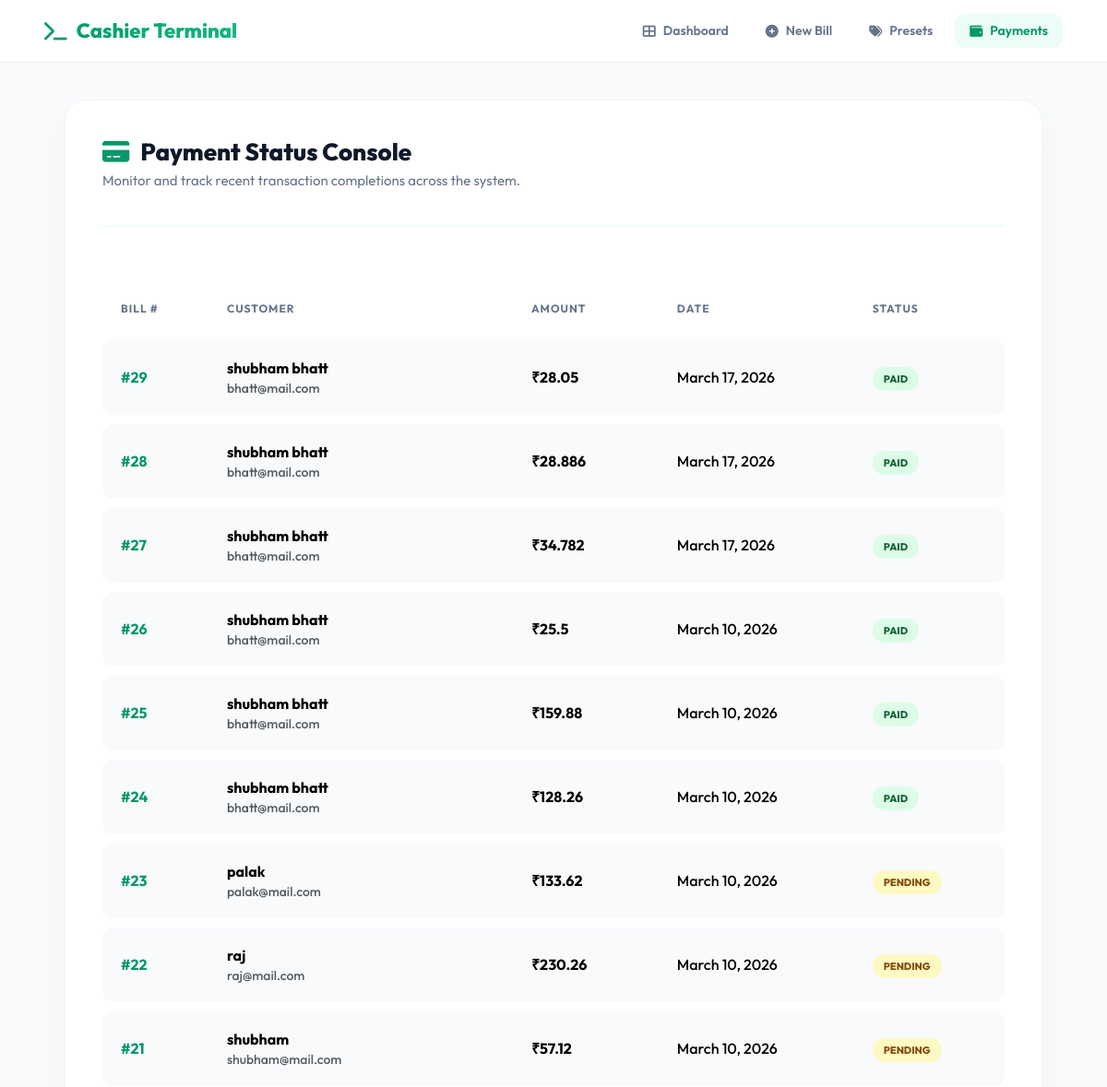
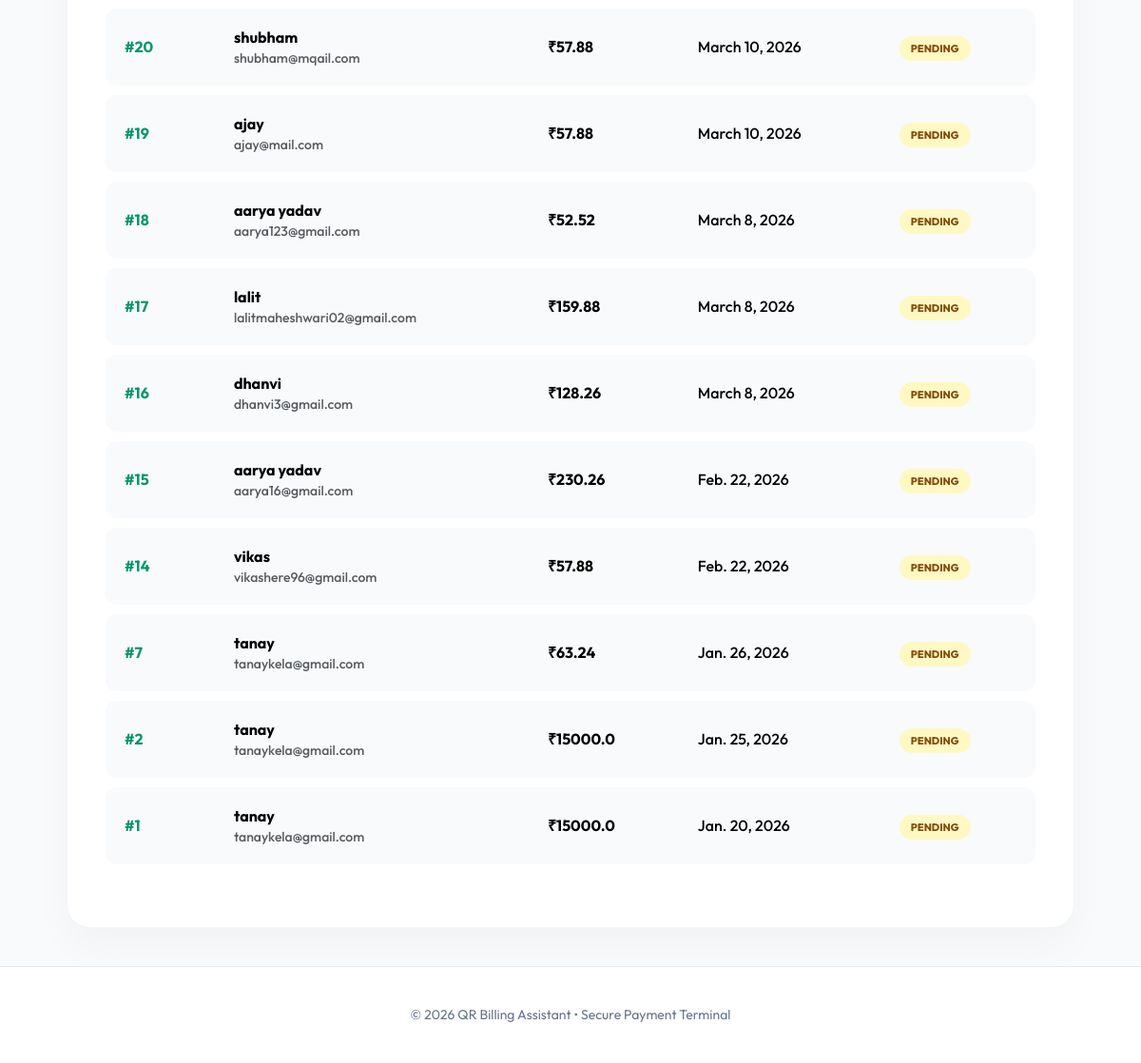
/payment/, run on the app's committed database (2 pictures, top to bottom).
### qrcus/models.py (models this page shows, shortened)
class Bill(models.Model):
    customer = models.ForeignKey(Customer, on_delete=models.CASCADE)
    amount = models.FloatField(default=0.00)
    bill_date = models.DateField(auto_now_add=True)
    status = models.CharField(max_length=20, choices=(("Pending", "Pending"), ("Paid", "Paid")))
    items_summary = models.TextField(default="")

class Customer(models.Model):
    name = models.CharField(max_length=100)
    email = models.EmailField(unique=True)

### qrcus/views.py (the view)
# urls.py: path('payment/', cashier_payment, name='cashier_payment'),
def cashier_payment(request):
    bills = Bill.objects.all().order_by('-id')
    return render(request, 'cashier_payment.html', {'bills': bills})

### qrcus/templates/cashier_payment.html (shortened to what this page needs)
{% load static %}
<!DOCTYPE html>
<html lang="en">
<head>
    <link href="https://cdn.jsdelivr.net/npm/bootstrap@5.3.2/dist/css/bootstrap.min.css" rel="stylesheet">
    <link rel="stylesheet" href="https://cdnjs.cloudflare.com/ajax/libs/font-awesome/6.5.0/css/all.min.css">
</head>
<body>
    <nav class="navbar-custom">
        <div class="container-fluid px-lg-5">
            <div class="d-flex justify-content-between align-items-center">
                <a href="{% url 'cashier_dashboard' %}" class="brand-logo">
                    <i class="fas fa-terminal"></i> Cashier Terminal
                </a>
                <div class="d-none d-lg-flex gap-2">
                    <a href="{% url 'cashier_dashboard' %}" class="nav-link-custom"><i class="fas fa-th-large"></i>
                        Dashboard</a>
                    <a href="{% url 'create_bill' %}" class="nav-link-custom"><i class="fas fa-plus-circle"></i> New
                        Bill</a>
                    <a href="{% url 'cashier_preset_items' %}" class="nav-link-custom"><i class="fas fa-tags"></i>
                        Presets</a>
                    <a href="{% url 'cashier_payment' %}" class="nav-link-custom active"><i class="fas fa-wallet"></i>
                        Payments</a>
                </div>
            </div>
        </div>
    </nav>
    <main class="main-container">
        <div class="content-card">
            <div class="page-header">
                <h2><i class="fas fa-credit-card"></i> Payment Status Console</h2>
                <p>Monitor and track recent transaction completions across the system.</p>
            </div>
            <div class="table-responsive">
                <table class="table custom-table">
                    <thead>
                        <tr>
                            <th>Bill #</th>
                            <th>Customer</th>
                            <th>Amount</th>
                            <th>Date</th>
                            <th>Status</th>
                        </tr>
                    </thead>
                    <tbody>
                        {% for bill in bills %}
                        <tr>
                            <td><span class="fw-bold" style="color: var(--primary);">#{{ bill.id }}</span></td>
                            <td>
                                <div class="fw-bold">{{ bill.customer.name }}</div>
                                <div class="text-muted small">{{ bill.customer.email }}</div>
                            </td>
                            <td><span class="fw-bold">₹{{ bill.amount }}</span></td>
                            <td>{{ bill.bill_date }}</td>
                            <td>
                                {% if bill.status == "Paid" %}
                                <span class="status-badge status-paid">Paid</span>
                                {% else %}
                                <span class="status-badge status-pending">Pending</span>
                                {% endif %}
                            </td>
                        </tr>
                        {% endfor %}
                    </tbody>
                </table>
            </div>
        </div>
    </main>
    <footer class="footer">
        <div class="container text-center">
            <p>&copy; 2026 QR Billing Assistant &bull; Secure Payment Terminal</p>
        </div>
    </footer>
</body>
</html>

### qrcus/templates/cashier_payment.html (style rules this page uses)
:root { --primary: #059669; --primary-light: #ecfdf5; --secondary: #10b981; --bg: #f8fafc; --text-main: #0f172a; --text-muted: #64748b; --glass: rgba(255, 255, 255, 0.9); }
* { margin: 0; padding: 0; box-sizing: border-box; font-family: 'Outfit', sans-serif; }
body { background-color: var(--bg); color: var(--text-main); min-height: 100vh; display: flex; flex-direction: column; overflow-x: hidden; }
.navbar-custom { background: var(--glass); backdrop-filter: blur(12px); border-bottom: 1px solid rgba(226, 232, 240, 0.8); padding: 15px 0; position: sticky; top: 0; z-index: 1000; }
.brand-logo { font-weight: 800; font-size: 22px; background: linear-gradient(135deg, var(--primary), var(--secondary)); -webkit-background-clip: text; background-clip: text; -webkit-text-fill-color: transparent; text-decoration: none; display: flex; align-items: center; gap: 10px; }
.nav-link-custom { color: var(--text-muted); text-decoration: none; font-weight: 600; font-size: 14px; padding: 8px 16px; border-radius: 10px; transition: all 0.3s ease; display: flex; align-items: center; gap: 8px; }
.nav-link-custom:hover, .nav-link-custom.active { color: var(--primary); background: var(--primary-light); }
.main-container { max-width: 1100px; margin: 40px auto; padding: 0 20px; width: 100%; }
.content-card { background: white; border-radius: 24px; padding: 40px; box-shadow: 0 20px 40px rgba(0, 0, 0, 0.03); border: 1px solid #f1f5f9; }
.page-header { margin-bottom: 35px; border-bottom: 2px solid var(--primary-light); padding-bottom: 20px; }
.page-header h2 { font-weight: 800; font-size: 26px; color: var(--text-main); display: flex; align-items: center; gap: 12px; margin-bottom: 5px; }
.page-header p { color: var(--text-muted); font-size: 15px; }
.page-header i { color: var(--primary); }
.custom-table { border-collapse: separate; border-spacing: 0 10px; margin-top: 20px; }
.custom-table thead th { border: none; color: var(--text-muted); font-weight: 700; font-size: 12px; text-transform: uppercase; letter-spacing: 1px; padding: 15px 20px; }
.custom-table tbody td { background: #f8fafc; padding: 18px 20px; border: none; vertical-align: middle; font-weight: 500; transition: background 0.3s ease; }
.custom-table tbody td:first-child { border-radius: 12px 0 0 12px; }
.custom-table tbody td:last-child { border-radius: 0 12px 12px 0; }
.status-badge { padding: 6px 12px; border-radius: 50px; font-size: 11px; font-weight: 800; text-transform: uppercase; }
.status-paid { background: #dcfce7; color: #166534; }
.status-pending { background: #fef9c3; color: #854d0e; }
.footer { margin-top: auto; border-top: 1px solid #e2e8f0; padding: 40px 0; background: white; }
.footer p { color: var(--text-muted); font-size: 14px; margin-bottom: 0; }

### data on the page
Bill: id "29", customer.name "shubham bhatt", customer.email "bhatt@mail.com", amount "28.05", bill_date "March 17, 2026", status "PAID"
Bill: id "28", customer.name "shubham bhatt", customer.email "bhatt@mail.com", amount "28.886", bill_date "March 17, 2026", status "PAID"
Bill: id "27", customer.name "shubham bhatt", customer.email "bhatt@mail.com", amount "34.782", bill_date "March 17, 2026", status "PAID"
Bill: id "26", customer.name "shubham bhatt", customer.email "bhatt@mail.com", amount "25.5", bill_date "March 10, 2026", status "PAID"
Bill: id "25", customer.name "shubham bhatt", customer.email "bhatt@mail.com", amount "159.88", bill_date "March 10, 2026", status "PAID"
Bill: id "24", customer.name "shubham bhatt", customer.email "bhatt@mail.com", amount "128.26", bill_date "March 10, 2026", status "PAID"
Bill: id "23", customer.name "palak", customer.email "palak@mail.com", amount "133.62", bill_date "March 10, 2026", status "PENDING"
Bill: id "22", customer.name "raj", customer.email "raj@mail.com", amount "230.26", bill_date "March 10, 2026", status "PENDING"
Bill: id "21", customer.name "shubham", customer.email "shubham@mail.com", amount "57.12", bill_date "March 10, 2026", status "PENDING"
Bill: id "20", customer.name "shubham", customer.email "shubham@mqail.com", amount "57.88", bill_date "March 10, 2026", status "PENDING"
Bill: id "19", customer.name "ajay", customer.email "ajay@mail.com", amount "57.88", bill_date "March 10, 2026", status "PENDING"
Bill: id "18", customer.name "aarya yadav", customer.email "aarya123@gmail.com", amount "52.52", bill_date "March 8, 2026", status "PENDING"
Bill: id "17", customer.name "lalit", customer.email "lalitmaheshwari02@gmail.com", amount "159.88", bill_date "March 8, 2026", status "PENDING"
Bill: id "16", customer.name "dhanvi", customer.email "dhanvi3@gmail.com", amount "128.26", bill_date "March 8, 2026", status "PENDING"
Bill: id "15", customer.name "aarya yadav", customer.email "aarya16@gmail.com", amount "230.26", bill_date "Feb. 22, 2026", status "PENDING"
Bill: id "14", customer.name "vikas", customer.email "vikashere96@gmail.com", amount "57.88", bill_date "Feb. 22, 2026", status "PENDING"
Bill: id "7", customer.name "tanay", customer.email "tanaykela@gmail.com", amount "63.24", bill_date "Jan. 26, 2026", status "PENDING"
Bill: id "2", customer.name "tanay", customer.email "tanaykela@gmail.com", amount "15000.0", bill_date "Jan. 25, 2026", status "PENDING"
Bill: id "1", customer.name "tanay", customer.email "tanaykela@gmail.com", amount "15000.0", bill_date "Jan. 20, 2026", status "PENDING"
